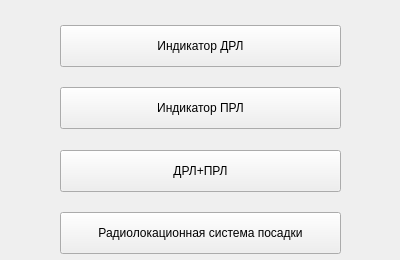
<?xml version="1.0" encoding="UTF-8"?>
<ui version="4.0">
 <class>Menu</class>
 <widget class="QMainWindow" name="Menu">
  <property name="geometry">
   <rect>
    <x>0</x>
    <y>0</y>
    <width>400</width>
    <height>260</height>
   </rect>
  </property>
  <property name="minimumSize">
   <size>
    <width>400</width>
    <height>260</height>
   </size>
  </property>
  <property name="maximumSize">
   <size>
    <width>400</width>
    <height>260</height>
   </size>
  </property>
  <property name="windowTitle">
   <string>Индикатор кругового обзора - Меню</string>
  </property>
  <widget class="QWidget" name="centralWidget">
   <widget class="QWidget" name="verticalLayoutWidget">
    <property name="geometry">
     <rect>
      <x>0</x>
      <y>0</y>
      <width>401</width>
      <height>304</height>
     </rect>
    </property>
    <layout class="QVBoxLayout" name="verticalLayout">
     <property name="leftMargin">
      <number>60</number>
     </property>
     <property name="topMargin">
      <number>25</number>
     </property>
     <property name="rightMargin">
      <number>60</number>
     </property>
     <property name="bottomMargin">
      <number>50</number>
     </property>
     <item>
      <widget class="QPushButton" name="ButtonIndicatorDRL">
       <property name="minimumSize">
        <size>
         <width>0</width>
         <height>42</height>
        </size>
       </property>
       <property name="text">
        <string>Индикатор ДРЛ</string>
       </property>
      </widget>
     </item>
     <item>
      <spacer name="verticalSpacer">
       <property name="orientation">
        <enum>Qt::Vertical</enum>
       </property>
       <property name="sizeHint" stdset="0">
        <size>
         <width>0</width>
         <height>0</height>
        </size>
       </property>
      </spacer>
     </item>
     <item>
      <widget class="QPushButton" name="ButtonIndicatorPRL">
       <property name="minimumSize">
        <size>
         <width>0</width>
         <height>42</height>
        </size>
       </property>
       <property name="text">
        <string>Индикатор ПРЛ</string>
       </property>
      </widget>
     </item>
     <item>
      <spacer name="verticalSpacer_2">
       <property name="orientation">
        <enum>Qt::Vertical</enum>
       </property>
       <property name="sizeHint" stdset="0">
        <size>
         <width>0</width>
         <height>0</height>
        </size>
       </property>
      </spacer>
     </item>
     <item>
      <widget class="QPushButton" name="ButtonDRLPRL">
       <property name="minimumSize">
        <size>
         <width>0</width>
         <height>42</height>
        </size>
       </property>
       <property name="text">
        <string>ДРЛ+ПРЛ</string>
       </property>
      </widget>
     </item>
     <item>
      <spacer name="verticalSpacer_5">
       <property name="orientation">
        <enum>Qt::Vertical</enum>
       </property>
       <property name="sizeHint" stdset="0">
        <size>
         <width>0</width>
         <height>0</height>
        </size>
       </property>
      </spacer>
     </item>
     <item>
      <widget class="QPushButton" name="ButtonRSP">
       <property name="minimumSize">
        <size>
         <width>0</width>
         <height>42</height>
        </size>
       </property>
       <property name="text">
        <string>Радиолокационная система посадки</string>
       </property>
      </widget>
     </item>
    </layout>
   </widget>
  </widget>
 </widget>
 <layoutdefault spacing="6" margin="11"/>
 <resources/>
 <connections/>
</ui>
